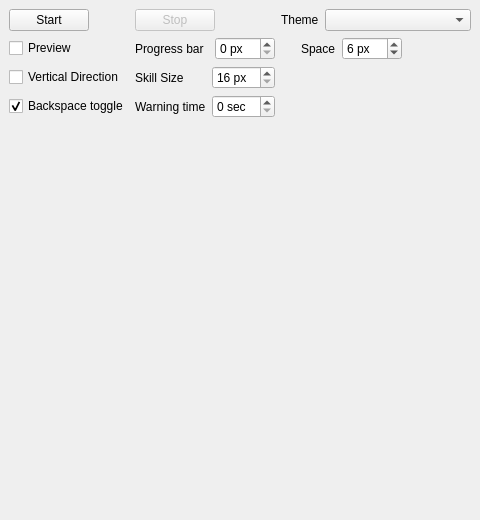
<?xml version="1.0" encoding="UTF-8"?>
<ui version="4.0">
 <class>MainWindow</class>
 <widget class="QMainWindow" name="MainWindow">
  <property name="geometry">
   <rect>
    <x>0</x>
    <y>0</y>
    <width>480</width>
    <height>520</height>
   </rect>
  </property>
  <property name="minimumSize">
   <size>
    <width>480</width>
    <height>520</height>
   </size>
  </property>
  <property name="maximumSize">
   <size>
    <width>480</width>
    <height>520</height>
   </size>
  </property>
  <property name="windowTitle">
   <string>D2R Buff Overlay</string>
  </property>
  <property name="windowIcon">
   <iconset resource="../build/Desktop_Qt_6_12_0_MSVC2022_64bit/.qt/rcc/resources.qrc">
    <normaloff>:/resources/images/Battle Orders.png</normaloff>:/resources/images/Battle Orders.png</iconset>
  </property>
  <widget class="QWidget" name="centralwidget">
   <layout class="QVBoxLayout" name="verticalLayout">
    <item>
     <layout class="QGridLayout" name="gridLayout">
      <item row="0" column="0">
       <widget class="QPushButton" name="btnStart">
        <property name="sizePolicy">
         <sizepolicy hsizetype="Fixed" vsizetype="Fixed">
          <horstretch>0</horstretch>
          <verstretch>0</verstretch>
         </sizepolicy>
        </property>
        <property name="text">
         <string>Start</string>
        </property>
       </widget>
      </item>
      <item row="2" column="2">
       <layout class="QHBoxLayout" name="horizontalLayout_5">
        <property name="leftMargin">
         <number>20</number>
        </property>
       </layout>
      </item>
      <item row="3" column="0">
       <widget class="QCheckBox" name="checkBackspace">
        <property name="toolTip">
         <string>Toggle skills visibility with backspace.</string>
        </property>
        <property name="text">
         <string>Backspace toggle</string>
        </property>
        <property name="checked">
         <bool>true</bool>
        </property>
       </widget>
      </item>
      <item row="0" column="1">
       <widget class="QPushButton" name="btnStop">
        <property name="enabled">
         <bool>false</bool>
        </property>
        <property name="sizePolicy">
         <sizepolicy hsizetype="Fixed" vsizetype="Fixed">
          <horstretch>0</horstretch>
          <verstretch>0</verstretch>
         </sizepolicy>
        </property>
        <property name="text">
         <string>Stop</string>
        </property>
       </widget>
      </item>
      <item row="1" column="1">
       <layout class="QHBoxLayout" name="horizontalLayout">
        <item>
         <widget class="QLabel" name="label">
          <property name="toolTip">
           <string>Set to 0 to disable</string>
          </property>
          <property name="text">
           <string>Progress bar</string>
          </property>
         </widget>
        </item>
        <item>
         <widget class="QSpinBox" name="spinProgessBar">
          <property name="sizePolicy">
           <sizepolicy hsizetype="Fixed" vsizetype="Fixed">
            <horstretch>0</horstretch>
            <verstretch>0</verstretch>
           </sizepolicy>
          </property>
          <property name="minimumSize">
           <size>
            <width>60</width>
            <height>0</height>
           </size>
          </property>
          <property name="suffix">
           <string> px</string>
          </property>
          <property name="maximum">
           <number>32</number>
          </property>
          <property name="value">
           <number>0</number>
          </property>
         </widget>
        </item>
       </layout>
      </item>
      <item row="2" column="1">
       <layout class="QHBoxLayout" name="horizontalLayout_2">
        <item>
         <widget class="QLabel" name="label_2">
          <property name="text">
           <string>Skill Size</string>
          </property>
         </widget>
        </item>
        <item>
         <widget class="QSpinBox" name="spinSize">
          <property name="sizePolicy">
           <sizepolicy hsizetype="Fixed" vsizetype="Fixed">
            <horstretch>0</horstretch>
            <verstretch>0</verstretch>
           </sizepolicy>
          </property>
          <property name="minimumSize">
           <size>
            <width>60</width>
            <height>0</height>
           </size>
          </property>
          <property name="suffix">
           <string> px</string>
          </property>
          <property name="minimum">
           <number>16</number>
          </property>
          <property name="maximum">
           <number>128</number>
          </property>
          <property name="singleStep">
           <number>8</number>
          </property>
          <property name="value">
           <number>16</number>
          </property>
         </widget>
        </item>
       </layout>
      </item>
      <item row="1" column="0">
       <widget class="QCheckBox" name="checkPreview">
        <property name="toolTip">
         <string>Turn on preview to drag the overlay into place.</string>
        </property>
        <property name="text">
         <string>Preview</string>
        </property>
       </widget>
      </item>
      <item row="2" column="0">
       <widget class="QCheckBox" name="checkVertical">
        <property name="text">
         <string>Vertical Direction</string>
        </property>
       </widget>
      </item>
      <item row="3" column="1">
       <layout class="QHBoxLayout" name="horizontalLayout_3">
        <item>
         <widget class="QLabel" name="label_4">
          <property name="toolTip">
           <string>Skills nearing expiration are highlighted in red.
Set to 0 to disable.</string>
          </property>
          <property name="text">
           <string>Warning time</string>
          </property>
         </widget>
        </item>
        <item>
         <widget class="QSpinBox" name="spinWarning">
          <property name="sizePolicy">
           <sizepolicy hsizetype="Fixed" vsizetype="Fixed">
            <horstretch>0</horstretch>
            <verstretch>0</verstretch>
           </sizepolicy>
          </property>
          <property name="minimumSize">
           <size>
            <width>60</width>
            <height>0</height>
           </size>
          </property>
          <property name="suffix">
           <string> sec</string>
          </property>
          <property name="minimum">
           <number>0</number>
          </property>
          <property name="value">
           <number>0</number>
          </property>
         </widget>
        </item>
       </layout>
      </item>
      <item row="1" column="2">
       <layout class="QHBoxLayout" name="horizontalLayout_4">
        <property name="leftMargin">
         <number>20</number>
        </property>
        <item>
         <widget class="QLabel" name="label_3">
          <property name="sizePolicy">
           <sizepolicy hsizetype="Fixed" vsizetype="Preferred">
            <horstretch>0</horstretch>
            <verstretch>0</verstretch>
           </sizepolicy>
          </property>
          <property name="text">
           <string>Space</string>
          </property>
         </widget>
        </item>
        <item>
         <widget class="QSpinBox" name="spinSpace">
          <property name="minimumSize">
           <size>
            <width>60</width>
            <height>0</height>
           </size>
          </property>
          <property name="suffix">
           <string> px</string>
          </property>
          <property name="value">
           <number>6</number>
          </property>
         </widget>
        </item>
        <item>
         <spacer name="horizontalSpacer_2">
          <property name="orientation">
           <enum>Qt::Orientation::Horizontal</enum>
          </property>
          <property name="sizeHint" stdset="0">
           <size>
            <width>40</width>
            <height>20</height>
           </size>
          </property>
         </spacer>
        </item>
       </layout>
      </item>
      <item row="0" column="2">
       <layout class="QHBoxLayout" name="horizontalLayout_6">
        <item>
         <widget class="QLabel" name="label_5">
          <property name="sizePolicy">
           <sizepolicy hsizetype="Fixed" vsizetype="Preferred">
            <horstretch>0</horstretch>
            <verstretch>0</verstretch>
           </sizepolicy>
          </property>
          <property name="text">
           <string>Theme</string>
          </property>
         </widget>
        </item>
        <item>
         <widget class="QComboBox" name="comboTheme"/>
        </item>
       </layout>
      </item>
     </layout>
    </item>
    <item>
     <widget class="Profiles" name="profiles" native="true">
      <property name="sizePolicy">
       <sizepolicy hsizetype="Preferred" vsizetype="Expanding">
        <horstretch>0</horstretch>
        <verstretch>0</verstretch>
       </sizepolicy>
      </property>
      <property name="baseSize">
       <size>
        <width>800</width>
        <height>0</height>
       </size>
      </property>
     </widget>
    </item>
   </layout>
  </widget>
 </widget>
 <customwidgets>
  <customwidget>
   <class>Profiles</class>
   <extends>QWidget</extends>
   <header>profiles.h</header>
   <container>1</container>
  </customwidget>
 </customwidgets>
 <resources>
  <include location="../build/Desktop_Qt_6_12_0_MSVC2022_64bit/.qt/rcc/resources.qrc"/>
 </resources>
 <connections/>
</ui>
